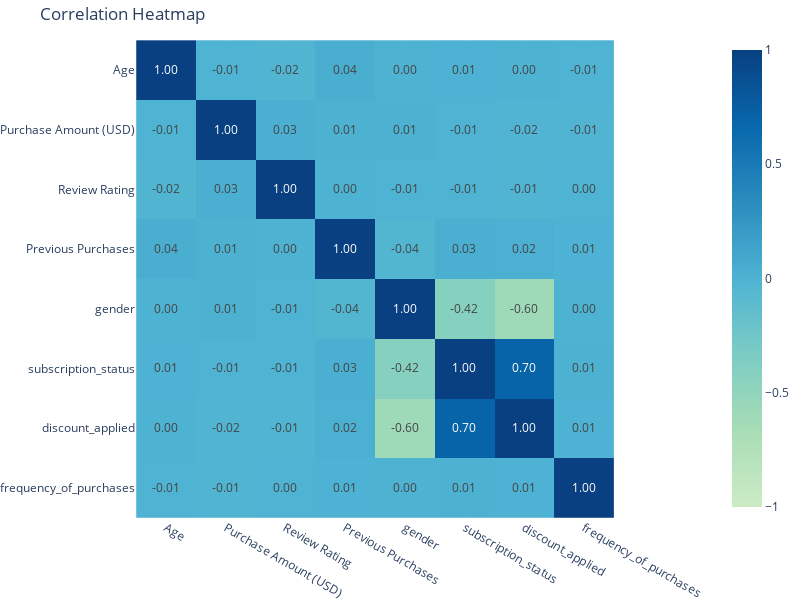

Here is the notebook cell this chart was saved with:
### Code cell
fig = px.imshow(corr.values,
                x=corr.columns,
                y=corr.index,
                text_auto = '.2f',
                color_continuous_scale=px.colors.sequential.GnBu[2:],  
                color_continuous_midpoint=0,  
                labels=dict(x='', y=''),  
                title='Correlation Heatmap')

fig.update_layout(width=800, 
                  height=600,  
                  margin=dict(l=0, r=0, t=40, b=0))  

fig.show()

### Figure 1 — Plotly figure (JSON) as saved in the notebook; plotly's stock layout.template omitted (floating-point values rounded to 4 significant figures)
{"data": [{"coloraxis": "coloraxis", "hovertemplate": "x: %{x}<br>y: %{y}<br>color: %{z}<extra></extra>", "name": "0", "texttemplate": "%{z:.2f}", "type": "heatmap", "x": ["Age", "Purchase Amount (USD)", "Review Rating", "Previous Purchases", "gender", "subscription_status", "discount_applied", "frequency_of_purchases"], "xaxis": "x", "y": ["Age", "Purchase Amount (USD)", "Review Rating", "Previous Purchases", "gender", "subscription_status", "discount_applied", "frequency_of_purchases"], "yaxis": "y", "z": [[1, -0.01042, -0.02195, 0.04044, -0.002763, 0.006492, 0.004366, -0.009725], [-0.01042, 1, 0.03078, 0.008063, 0.01404, -0.006996, -0.0178, -0.01247], [-0.02195, 0.03078, 1, 0.004229, -0.008164, -0.006368, -0.01249, -0.004025], [0.04044, 0.008063, 0.004229, 1, -0.03587, 0.03086, 0.02354, 0.005258], [-0.002763, 0.01404, -0.008164, -0.03587, 1, -0.4172, -0.5958, 0.004067], [0.006492, -0.006996, -0.006368, 0.03086, -0.4172, 1, 0.7002, 0.01169], [0.004366, -0.0178, -0.01249, 0.02354, -0.5958, 0.7002, 1, 0.006064], [-0.009725, -0.01247, -0.004025, 0.005258, 0.004067, 0.01169, 0.006064, 1]]}], "layout": {"coloraxis": {"cmid": 0, "colorscale": [[0, "rgb(204,235,197)"], [0.1667, "rgb(168,221,181)"], [0.3333, "rgb(123,204,196)"], [0.5, "rgb(78,179,211)"], [0.6667, "rgb(43,140,190)"], [0.8333, "rgb(8,104,172)"], [1, "rgb(8,64,129)"]]}, "height": 600, "margin": {"b": 0, "l": 0, "r": 0, "t": 40}, "title": {"text": "Correlation Heatmap"}, "width": 800, "xaxis": {"anchor": "y", "autorange": true, "constrain": "domain", "domain": [0.1242, 0.8758], "range": [-0.5, 7.5], "scaleanchor": "y", "type": "category"}, "yaxis": {"anchor": "x", "autorange": true, "constrain": "domain", "domain": [0, 1], "range": [7.5, -0.5], "type": "category"}}}
